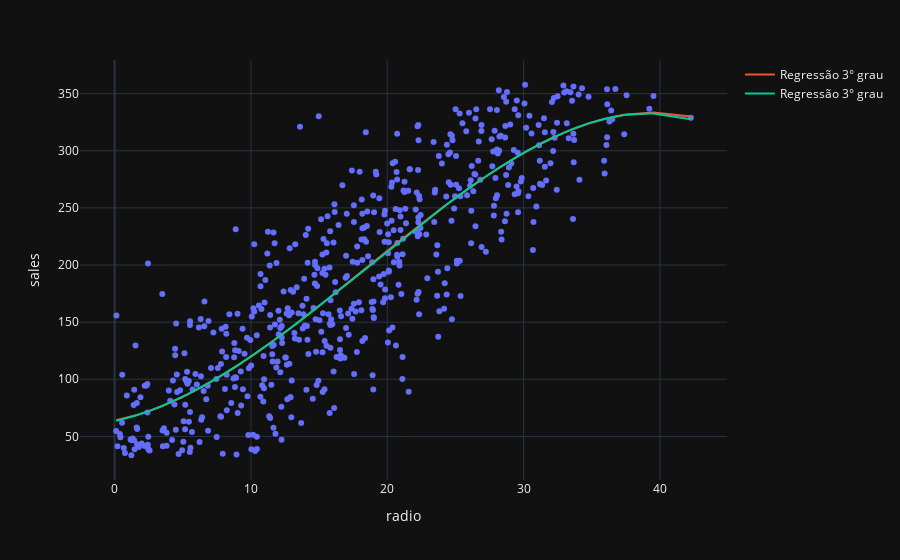

This figure's notebook cell:
### Code cell
# fig = px.scatter(data, x='radio', y='sales')
fig.add_trace(go.Scatter(x=data2.x, y=data2.y, mode="lines", name="Regressão 3° grau"))

### Figure 1 — Plotly figure (JSON) as saved in the notebook; plotly's stock layout.template omitted (floating-point values rounded to 4 significant figures; data arrays with more than 128 entries replaced by an {"elided": "..."} marker saying what was removed)
{"data": [{"hovertemplate": "radio=%{x}<br>sales=%{y}<extra></extra>", "legendgroup": "", "marker": {"color": "#636efa", "symbol": "circle"}, "mode": "markers", "name": "", "orientation": "v", "showlegend": false, "type": "scatter", "x": {"elided": "572 float values"}, "xaxis": "x", "y": {"elided": "572 float values"}, "yaxis": "y"}, {"mode": "lines", "name": "Regressão 3° grau", "type": "scatter", "x": {"elided": "572 float values"}, "y": {"elided": "572 float values"}}, {"mode": "lines", "name": "Regressão 3° grau", "type": "scatter", "x": {"elided": "572 float values"}, "y": {"elided": "572 float values"}}], "layout": {"legend": {"tracegroupgap": 0}, "margin": {"t": 60}, "xaxis": {"anchor": "y", "domain": [0, 1], "title": {"text": "radio"}}, "yaxis": {"anchor": "x", "domain": [0, 1], "title": {"text": "sales"}}}}
